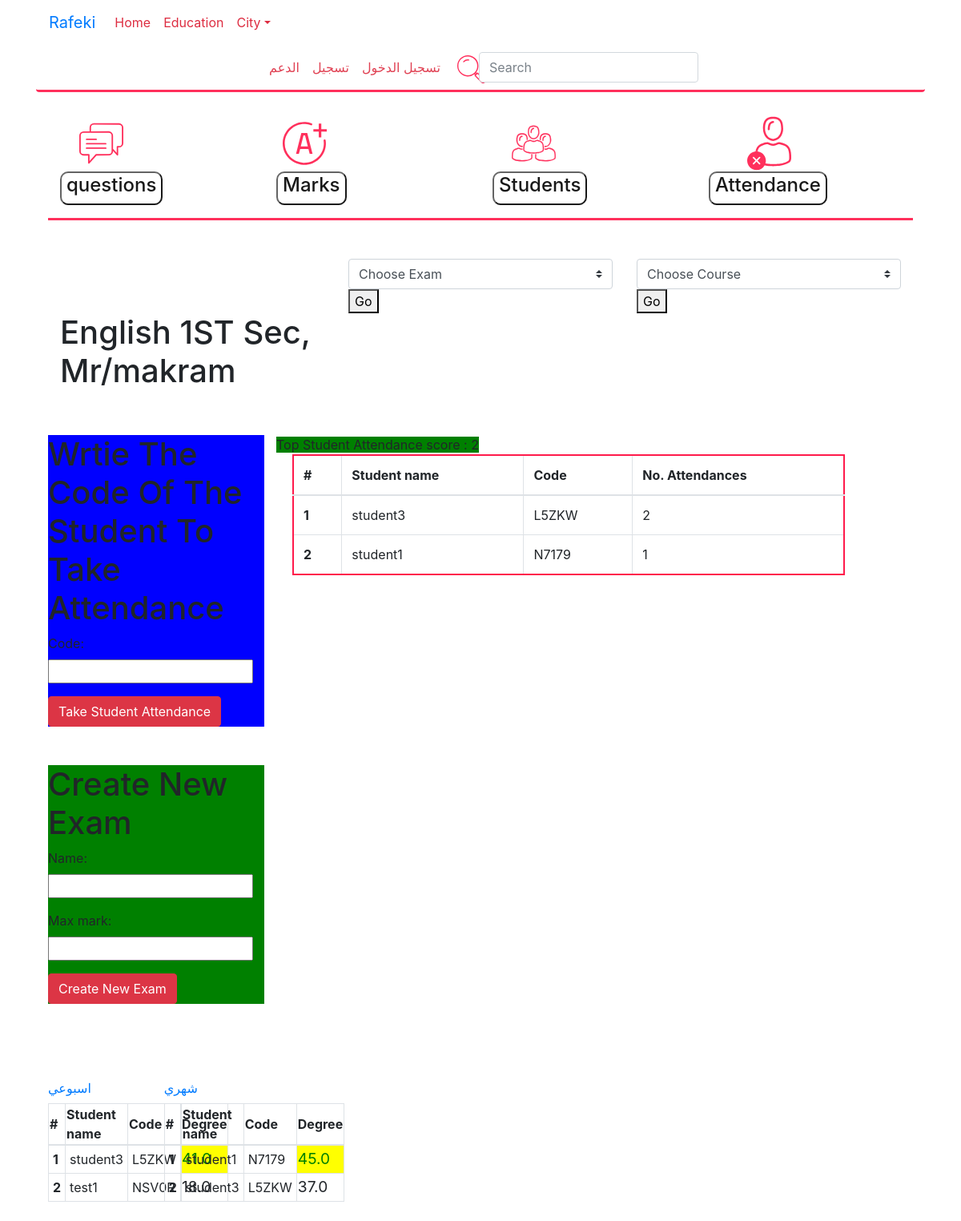
The page /sc/course/1/ on the database as committed earlier.
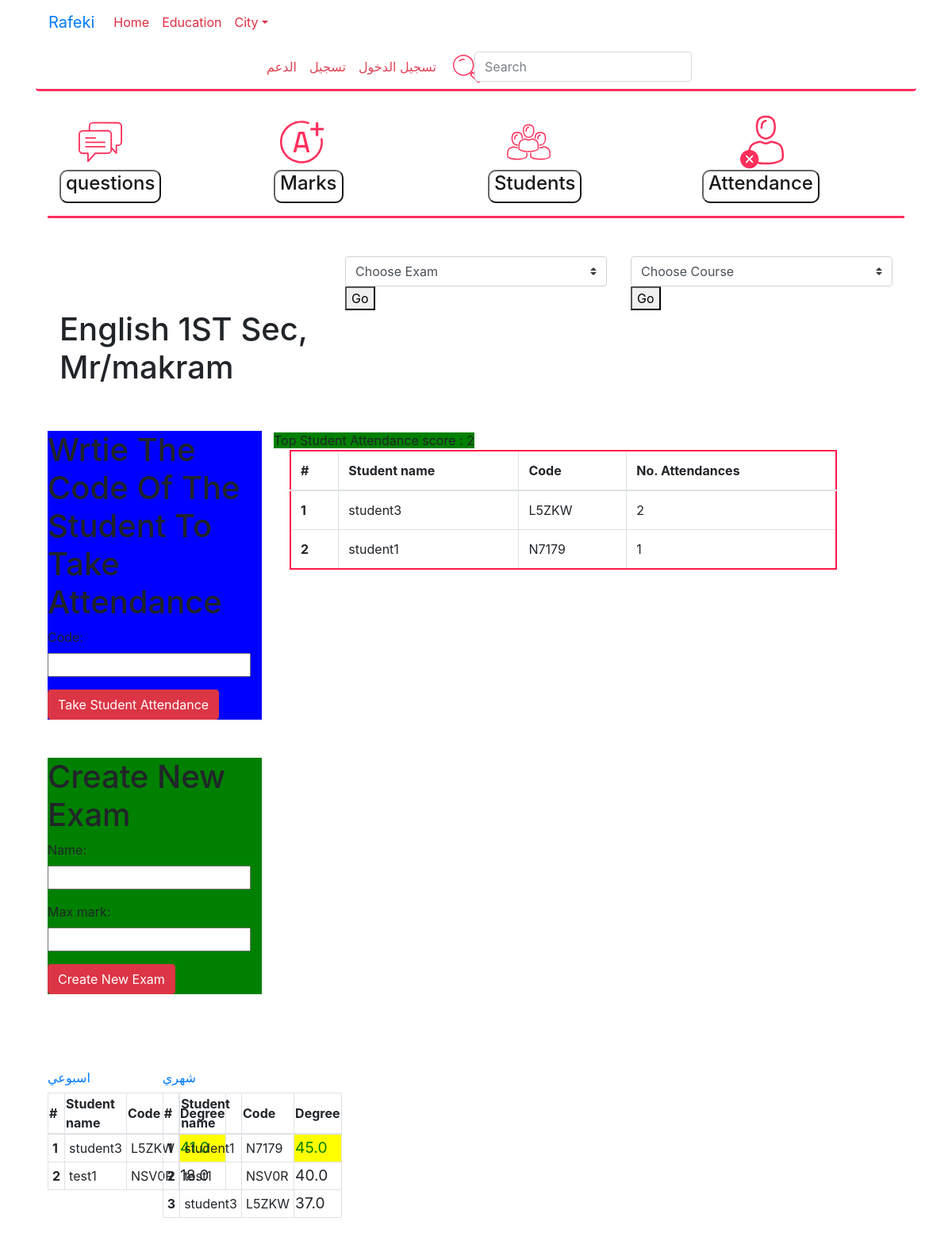
The same page on the database as committed later.
### education/models.py (models this page shows, shortened)
class Student(models.Model):
    user = models.OneToOneField(User)
    study_at=models.CharField(max_length=70, null=True, blank=True)
    code = models.CharField(db_index=True, max_length=5, null=False, primary_key=True, default=id_generator)
    def __str__(self):
        return self.user.username

class Course(models.Model):
    years=(
        ('a', 'اولي اعدادي'),
        ('b', 'ثانية اعدادي'),
        ('c', 'ثالتة اعدادي'),
        ('d', 'اولي ثانوي'),
        ('e', 'ثانية ثانوي'),
        ('f', 'ثالثة ثانوي'),
        ('g', 'اخري'),
    )
    name=models.CharField(max_length=50, null=False)
    photo = models.ImageField(blank=True)
    groups=models.TextField(null=True)
    school=models.ForeignKey(School)
    year=models.CharField(max_length=30,choices=years)
    student=models.ManyToManyField(Student , related_name='courses')

class Exam(models.Model):
    course=models.ForeignKey(Course, related_name='exams')
    name=models.CharField(max_length=60, null=True, blank=True)
    exam_time=models.DateTimeField(db_index=True, auto_now_add=True,auto_now=False, editable=True)
    max_mark=models.FloatField()
    def get_absolute_url(self):
        return reverse('edu:exam_detail', args=[self.course.id ,self.id])
    def __str__(self):
        if self.name:
            return self.name
        return 'Exam of course '+str(self.course.name)+' at time '+(self.exam_time).strftime('%A,  %I:%M %p, %d, %B')

class ExamRecord(models.Model):
    exam=models.ForeignKey(Exam, related_name='examrecords')
    exam_time=models.DateTimeField(db_index=True, auto_now_add=True,auto_now=False, editable=True)
    student_degree=models.FloatField(db_index=True,)
    student=models.ForeignKey(Student, related_name='examrecords')
    objects=ExamRecordManager()
    class Meta:
        unique_together=['exam', 'student']

class School(models.Model):
    user=models.OneToOneField(User)
    Name=models.CharField(max_length=50, null=False)
    adress=models.TextField(max_length=120)
    photo=models.ImageField(blank=True)
    bio=models.TextField(max_length=500)
    slug=models.SlugField(max_length=20)
    class Meta:
        permissions = (
            ("add_students", "Can add new students"),
            ("edit_course", "Can change the information of course"),
            ("delete_student", "Can remove a student by setting its status as closed"),
        )
    def __str__(self):
        return self.Name

### education/school_dashboard_views.py (the view)
# urls.py: url(r'^course/(?P<course_pk>\d+)/$', school_views.CourseViewForSchool.as_view(), name='course_dashboard'),
class CourseViewForSchool(TemplateView):
    template_name = 'school_course_dashboard.html'
    def get_context_data(self, **kwargs):
        context=super().get_context_data(**kwargs)
        context['course']=course=get_object_or_404(Course, pk=self.kwargs['course_pk'])
        attendances = AttendanceRecord.objects.filter(course=course)
        context['attendances'] = attendances
        context['students']= students=course.student.filter(
            attendances__course=course).annotate(
            num_attend=Count('attendances')).order_by('-num_attend')
        context['top_attend']=course.student.filter(
            attendances__course=course).annotate(
            num_attend=Count('attendances')).aggregate(Max('num_attend'))
        context['records']=ExamRecord.objects.filter(
            exam__course=course).annotate(
            top_stud=Max('student_degree')).order_by('-top_stud')
        context['form']=TakeAttendForm
        context['form2']=CreateExamForm
        return context

### education/managers.py (called while the page is built)
    def get_queryset(self):
        return ExamRecordsQuerySet(self.model, using=self._db)  # Important!

### education/templatetags/education_filters.py (called while the page is built)
@register.simple_tag
def student_attend_count(student, course):
	count=AttendanceRecord.objects.filter(course=course, student=student).count()
	return count

@register.simple_tag
def exam_records_ordered(exam):
	records=ExamRecord.objects.filter(exam=exam).annotate(top_stud=Max('student_degree')).order_by('-top_stud')
	return records

### education/templates/school_course_dashboard.html (shortened to what this page needs)
{% extends 'base.html'%}
{% load education_filters %}
{% load static  %}
{% block body %}
{% include "school_dashboard_base.html" with course=course %}
<div class="container">
	<div class="row">
		<div class="col-4 offeset-md-4">
		<h1>{{ course.name }}, {{ course.school }}</h1>
	</div>
	</div>
	<div class="row">
	<div class="col-3 mt-5">
		<div class="row" style="background-color: blue" >
		<h1>Wrtie The Code Of The Student To Take Attendance</h1>
		<form method="post" action="{% url 'edu:take_attend' course.id %}">
		    {{ form.as_p }}
		    <button type="submit" class="btn btn-danger">Take Student Attendance</button>
		</form>
	</div>
		<div class="row mt-5" style="background-color: green">
			<h1>Create New Exam</h1>
		<form method="post" action="{% url 'edu:create_exam' course.id %}">
		    {{ form2.as_p }}
		    <button type="submit" class="btn btn-danger">Create New Exam</button>
		</form>
	</div>
	</div>
<div class="col-8 mt-5 ">
<table class="table table-hover table-bordered table-rafeki">
  <thead class="thread-dark">
    <tr>
      <th scope="col">#</th>
      <th scope="col">Student name</th>
      <th scope="col">Code</th>
      <th scope="col">No. Attendances</th>
    </tr>
  </thead>
  <tbody>
    <span style="background-color: green">Top Student Attendance score : {{ top_attend.num_attend__max }}</span>
  	{% for student in students %}
    <tr>
      <th scope="row">{{ forloop.counter }}</th>
      <td>{{ student.user.username }}</td>
      <td>{{ student.code}}</td>
      <td>{% student_attend_count student course %}</td>
    </tr>
{% endfor %}
  </tbody>
</table>
</div>
<div class="row mt-5">
{% for exam in course.exams.all %}
<div class="col-3  mt-5">
<h6 class="mx-auto"><a href="{{ exam.get_absolute_url }}">{{exam|truncatechars:29 }}</a></h6>
<table class="table-hover table-bordered " style="border-color: green ">
  <thead>
    <tr>
      <th scope="col" s>#</th>
      <th scope="col">Student name</th>
      <th scope="col">Code</th>
      <th scope="col">Degree</th>
    </tr>
  </thead>
  <tbody>
    {% exam_records_ordered exam as records %}
  	{% for record in  records  %}
    <tr>
      <th scope="row" style="padding: 5px">{{ forloop.counter }}</th>
      <td style="padding: 5px">{{ record.student }}</td>
      <td style="padding: 5px">{{ record.student.code}}</td>
        {% if forloop.counter == 1 %}
          <td style="color: green; background-color: yellow; font-size: 120%">{{ record.student_degree }}</td>
        {% else %}
          <td style="font-size: 120%">{{ record.student_degree }}</td>
    </tr>
        {% endif %}
{% endfor %}
  </tbody>
</table>
</div>
{% endfor%}
</div>
{% endblock %}

Rows that differ between the two databases and show on the page:
added ExamRecord: student "test1", student.code "NSV0R", student_degree "40.0", shown under Exam "شهري"
